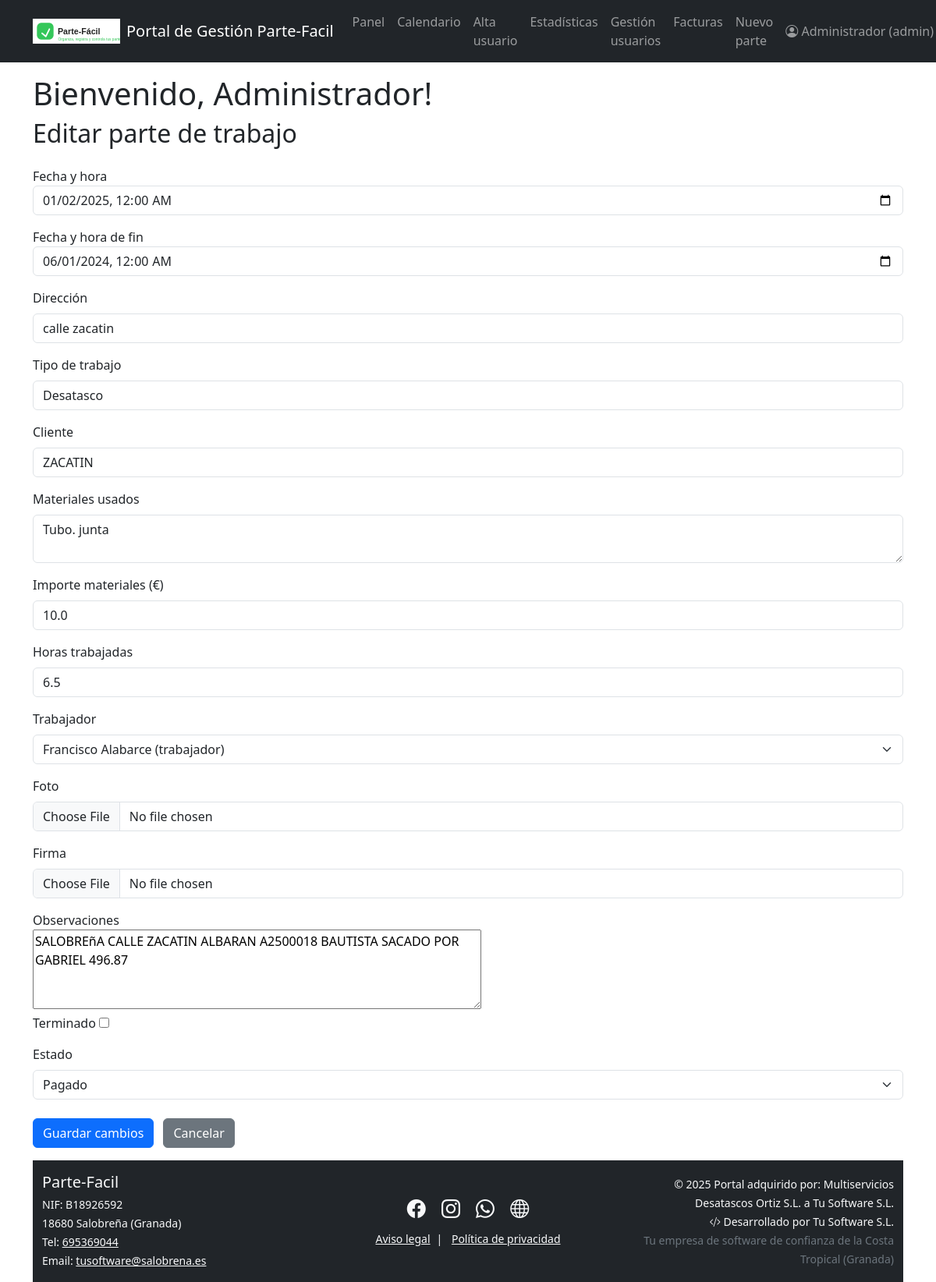
The page /edit_work/32 (signed in) on the database its author committed.
### models.py (models this page shows)
class Usuario(UserMixin, db.Model):
    id = db.Column(db.Integer, primary_key=True)
    nombre = db.Column(db.String(50), nullable=False)
    email = db.Column(db.String(120), unique=True, nullable=False)
    contraseña = db.Column(db.String(200), nullable=False)
    rol = db.Column(db.String(20), nullable=False, default="trabajador")  # admin/trabajador
    trabajos = db.relationship('Trabajo', backref='trabajador', lazy=True)

class Trabajo(db.Model):
    id = db.Column(db.Integer, primary_key=True)
    fecha = db.Column(db.DateTime, nullable=False)
    fecha_fin = db.Column(db.DateTime, nullable=True)
    direccion = db.Column(db.String(150), nullable=False)
    tipo_trabajo = db.Column(db.String(80), nullable=False)
    cliente = db.Column(db.String(80), nullable=False)
    horas = db.Column(db.Float, nullable=False, default=0)
    materiales_usados = db.Column(db.Text, nullable=True)
    importe_materiales = db.Column(db.Float, nullable=True, default=0)
    firma = db.Column(db.String(120), nullable=True)  # Ruta del archivo
    foto = db.Column(db.String(120), nullable=True)   # Ruta del archivo
    terminado = db.Column(db.Boolean, default=False)
    estado = db.Column(db.String(30), default='sin terminar')
    observaciones = db.Column(db.Text)
    id_trabajador = db.Column(db.Integer, db.ForeignKey('usuario.id'), nullable=False)
    id_factura = db.Column(
    db.Integer,
    db.ForeignKey('factura.id', name='fk_trabajo_id_factura'),
    nullable=True
)

### blueprints/trabajos.py (the view, shortened to what this page needs)
@trabajos_bp.route("/edit_work/<int:work_id>", methods=["GET", "POST"])
@login_required
def edit_work(work_id):
    trabajo = Trabajo.query.get_or_404(work_id)
    form = WorkForm(obj=trabajo)
    if current_user.rol != "admin" and trabajo.id_trabajador != current_user.id:
        flash("No tienes permisos para editar este parte.")
        return redirect(url_for("dashboard.dashboard"))
    if current_user.rol == "admin":
        usuarios = Usuario.query.filter(Usuario.id != current_user.id).all()
        form.trabajador.choices = [(u.id, f"{u.nombre} ({u.rol})") for u in usuarios]
    else:
        if hasattr(form, 'trabajador'):
            del form.trabajador
        if hasattr(form, 'estado'):
            del form.estado
    return render_template("edit_work.html", form=form, trabajo=trabajo, es_admin=(current_user.rol == "admin"))

### app.py (called while the page is built)
@login_manager.user_loader
def load_user(user_id):
    from models import Usuario
    return Usuario.query.get(int(user_id))

@app.context_processor
def inject_now():
    from datetime import datetime
    return {'now': datetime.now()}

### templates/edit_work.html (shortened to what this page needs)
{% extends "base.html" %}
{% block content %}
<h2 class="mb-4">Editar parte de trabajo</h2>
<form method="POST" enctype="multipart/form-data">
    <div class="mb-3">
        {{ form.fecha.label }} {{ form.fecha(type="datetime-local", class="form-control") }}
    </div>
    <div class="mb-3">
        {{ form.fecha_fin.label }} {{ form.fecha_fin(type="datetime-local", class="form-control") }}
    </div>
    <div class="mb-3">
        {{ form.direccion.label(class="form-label") }}
        {{ form.direccion(class="form-control") }}
    </div>
    <div class="mb-3">
        {{ form.tipo_trabajo.label(class="form-label") }}
        {{ form.tipo_trabajo(class="form-control") }}
    </div>
    <div class="mb-3">
        {{ form.cliente.label(class="form-label") }}
        {{ form.cliente(class="form-control") }}
    </div>
    <div class="mb-3">
        {{ form.materiales_usados.label(class="form-label") }}
        {{ form.materiales_usados(class="form-control", rows="2") }}
    </div>
    <div class="mb-3">
    <div class="mb-3">
        {{ form.importe_materiales.label(class="form-label") }}
        {{ form.importe_materiales(class="form-control", step="0.01") }}
    </div>
    <div class="mb-3">
        {{ form.horas.label(class="form-label") }}
        {{ form.horas(class="form-control") }}
    </div>
    {% if es_admin %}
    <div class="mb-3">
        {{ form.trabajador.label(class="form-label") }}
        {{ form.trabajador(class="form-select") }}
    </div>
    {% endif %}
    <div class="mb-3">
        {{ form.foto.label(class="form-label") }}
        {{ form.foto(class="form-control") }}
    </div>
    <div class="mb-3">
        {{ form.firma.label(class="form-label") }}
        {{ form.firma(class="form-control") }}
    </div>
    <div>
        {{ form.observaciones.label }}<br>
        {{ form.observaciones(rows=4, cols=60) }}
    </div>
    <div class="mb-3">
        {{ form.terminado.label }} {{ form.terminado() }}
    </div>
    {% if es_admin %}
    <div class="form-group mt-3">
        {{ form.estado.label(class="form-label") }}
        {{ form.estado(class="form-select") }}
    </div>
    {% endif %}
    <br>
    <button type="submit" class="btn btn-primary">Guardar cambios</button>
    <a href="{{url_for('dashboard.dashboard') }}" class="btn btn-secondary ms-2">Cancelar</a>
</form>
{% endblock %}

### templates/base.html (shortened to what this page needs)
<!DOCTYPE html>
<html lang="es">
<head>
    <link href="https://cdn.jsdelivr.net/npm/bootstrap@5.3.0/dist/css/bootstrap.min.css" rel="stylesheet">
    <link rel="stylesheet" href="https://cdn.jsdelivr.net/npm/bootstrap-icons@1.11.1/font/bootstrap-icons.css">
</head>
<body>
    {% include 'navbar.html' %}
    {% if current_user.is_authenticated %}
        <div class="container mt-3">
            <h1>Bienvenido, {{ current_user.nombre }}!</h1>
        </div>
    {% else %}
        <div class="container mt-3">
            <h1>Bienvenido a Parte-Fácil</h1>
            <p>Por favor, inicia sesión para acceder a tu panel de trabajo.</p>
        </div>
    {% endif %}
    <div class="container">
        {% block content %}{% endblock %}
    </div>
    {% include 'footer.html' %}
</body>
</html>

### templates/navbar.html (shortened to what this page needs)
<nav class="navbar navbar-expand-lg navbar-dark bg-dark">
  <div class="container">
    <a class="navbar-brand d-flex align-items-center gap-2" href="{{ url_for('main.empresa') }}">
      <img src="{{ url_for('static', filename='images/logo.svg') }}" alt="Logo" height="32" style="vertical-align: middle;">
      <span>Portal de Gestión Parte-Facil</span>
    </a>
    <div class="collapse navbar-collapse" id="navbarNav">
      {% if current_user.is_authenticated %}
        <ul class="navbar-nav me-auto mb-2 mb-lg-0">
          <li class="nav-item">
            <a class="nav-link" href="{{url_for('dashboard.dashboard') }}">Panel</a>
          </li>
          <li class="nav-item">
            <a class="nav-link" href="{{ url_for('dashboard.calendar') }}">Calendario</a>
          </li>
          {% if current_user.rol == 'admin' %}
            <li class="nav-item">
              <a class="nav-link" href="{{ url_for('usuarios.alta_trabajador') }}">Alta usuario</a>
            </li>
            <li class="nav-item">
              <a class="nav-link" href="{{ url_for('dashboard.admin_dashboard') }}">Estadísticas</a>
            <li class="nav-item">
              <a class="nav-link" href="{{ url_for('usuarios.listado_usuarios') }}">Gestión usuarios</a>
            </li>
            <li>
              <a class="nav-link" href="{{ url_for('facturas.listado_facturas') }}">Facturas</a>
            </li>
          {% endif %}
          <li class="nav-item">
            <a class="nav-link" href="{{ url_for('trabajos.add_work') }}">Nuevo parte</a>
          </li>
        </ul>
        <ul class="navbar-nav ms-auto mb-2 mb-lg-0">
          <li class="nav-item dropdown">
            <a class="nav-link dropdown-toggle" href="#" id="navbarUserDropdown" role="button" data-bs-toggle="dropdown" aria-expanded="false">
              <i class="bi bi-person-circle"></i> {{ current_user.nombre }} ({{ current_user.rol }})
            </a>
          </li>
        </ul>
      {% else %}
        <ul class="navbar-nav ms-auto">
          <li class="nav-item">
            <a class="nav-link" href="{{ url_for('auth.login') }}">Acceso empleados</a>
          </li>
        </ul>
      {% endif %}
    </div>
  </div>
</nav>

### rows shown on the page
Usuario: nombre "Administrador", rol "admin"
Trabajo: fecha "01/02/2025 00:00", fecha_fin "06/01/2024 00:00", direccion "calle zacatin", tipo_trabajo "Desatasco", cliente "ZACATIN", materiales_usados "Tubo. junta", importe_materiales "10.0", horas "6.5", observaciones "SALOBREñA CALLE ZACATIN ALBARAN A2500018 BAUTISTA SACADO POR GABRIEL 496.87", estado "Pagado"
